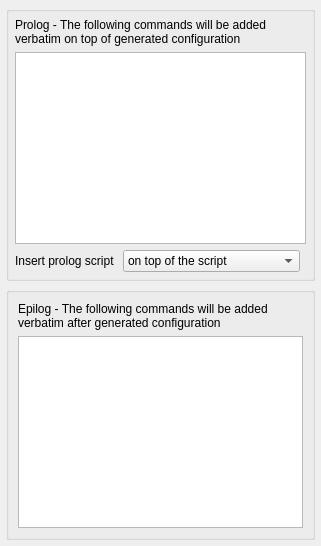
     <widget class="QWidget" name="tab2">
      <attribute name="title">
       <string>Prolog/Epilog</string>
      </attribute>
      <layout class="QGridLayout">
       <property name="leftMargin">
        <number>6</number>
       </property>
       <property name="topMargin">
        <number>6</number>
       </property>
       <property name="rightMargin">
        <number>6</number>
       </property>
       <property name="bottomMargin">
        <number>6</number>
       </property>
       <property name="verticalSpacing">
        <number>6</number>
       </property>
       <item row="1" column="0">
        <widget class="QGroupBox" name="frame147">
         <property name="title">
          <string />
         </property>
         <layout class="QGridLayout">
          <item row="0" column="0" colspan="2">
           <widget class="QLabel" name="textLabel2_2_2">
            <property name="text">
             <string>Epilog - The following commands will be added verbatim after generated configuration</string>
            </property>
            <property name="alignment">
             <set>Qt::AlignmentFlag::AlignVCenter</set>
            </property>
            <property name="wordWrap">
             <bool>true</bool>
            </property>
           </widget>
          </item>
          <item row="1" column="0" colspan="2">
           <widget class="QTextEdit" name="epilog_script">
            <property name="toolTip">
             <string>Shell commands appended after all firewall rules. Use for custom cleanup or
final actions.</string>
            </property>
           </widget>
          </item>
         </layout>
        </widget>
       </item>
       <item row="0" column="0">
        <widget class="QGroupBox" name="frame146">
         <property name="title">
          <string />
         </property>
         <layout class="QGridLayout">
          <property name="leftMargin">
           <number>6</number>
          </property>
          <property name="topMargin">
           <number>6</number>
          </property>
          <property name="rightMargin">
           <number>6</number>
          </property>
          <property name="bottomMargin">
           <number>6</number>
          </property>
          <item row="1" column="0" colspan="3">
           <widget class="QTextEdit" name="prolog_script">
            <property name="toolTip">
             <string>Shell commands inserted before the firewall rules. Use for custom
initialization.</string>
            </property>
           </widget>
          </item>
          <item row="0" column="0" colspan="3">
           <widget class="QLabel" name="textLabel2_2">
            <property name="text">
             <string>Prolog - The following commands will be added verbatim on top of generated configuration</string>
            </property>
            <property name="alignment">
             <set>Qt::AlignmentFlag::AlignVCenter</set>
            </property>
            <property name="wordWrap">
             <bool>true</bool>
            </property>
           </widget>
          </item>
          <item row="2" column="0">
           <widget class="QLabel" name="textLabel1_6">
            <property name="text">
             <string>Insert prolog script </string>
            </property>
            <property name="wordWrap">
             <bool>false</bool>
            </property>
           </widget>
          </item>
          <item row="2" column="1">
           <widget class="QComboBox" name="prologPlace">
            <property name="sizePolicy">
             <sizepolicy hsizetype="Expanding" vsizetype="Fixed">
              <horstretch>0</horstretch>
              <verstretch>0</verstretch>
             </sizepolicy>
            </property>
            <item>
             <property name="text">
              <string>on top of the script</string>
             </property>
            </item>
            <item>
             <property name="text">
              <string>after interface configuration</string>
             </property>
            </item>
            <item>
             <property name="text">
              <string>after policy reset</string>
             </property>
            </item>
            <property name="toolTip">
             <string>Where in the generated script the prolog commands are inserted.</string>
            </property>
           </widget>
          </item>
         </layout>
        </widget>
       </item>
      </layout>
     </widget>
